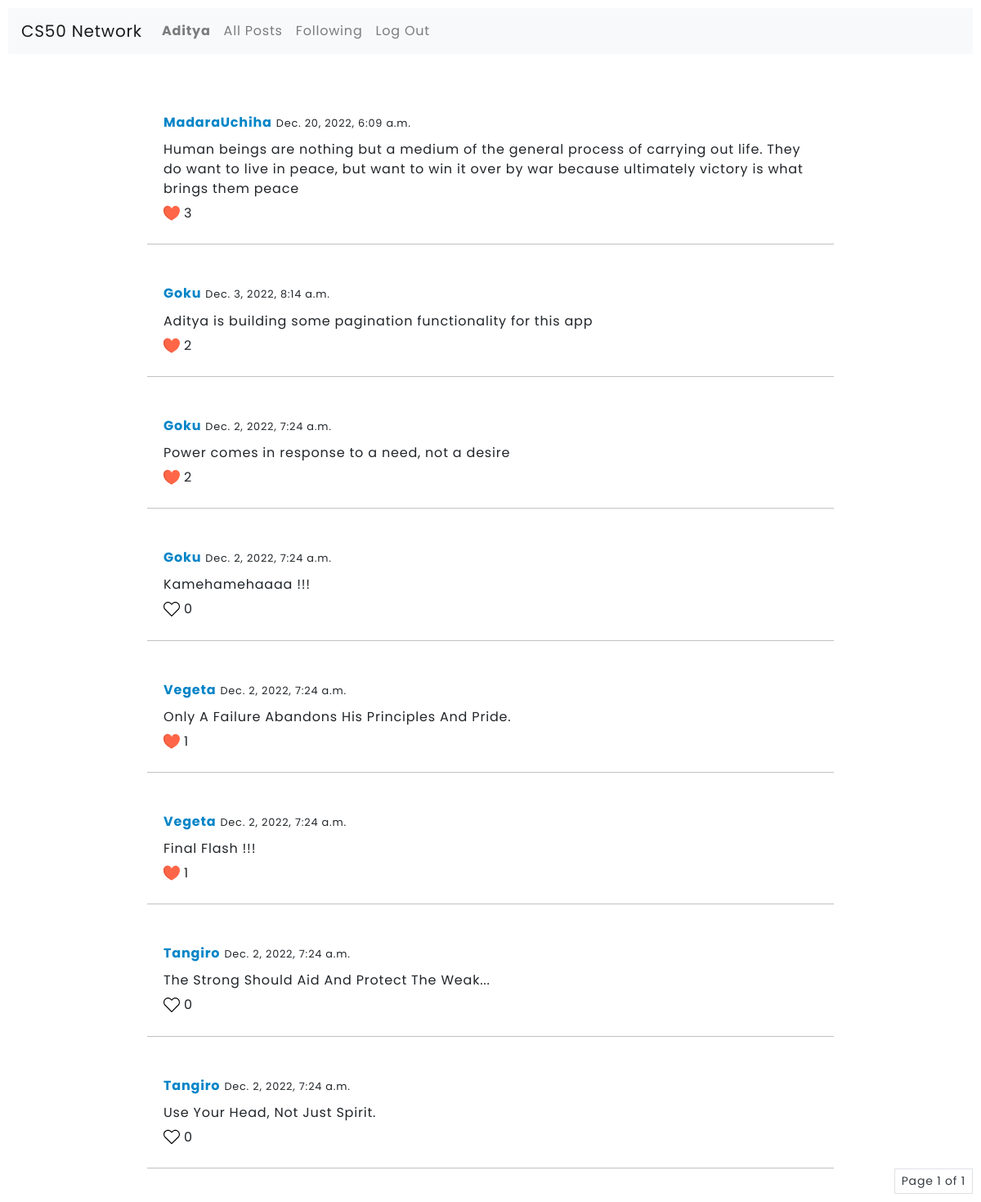
Page /following (signed in) on the committed database.
### network/models.py (models this page shows, shortened)
class User(AbstractUser):
    following = models.ManyToManyField('self', symmetrical=False, related_name="followed_by", blank=True)

class Post(models.Model):
    user = models.ForeignKey(User, on_delete=models.CASCADE)
    name = models.CharField(max_length=72)
    post = models.TextField()
    date_posted = models.DateTimeField(default=timezone.now())
    liked_by = models.ManyToManyField(User, related_name='liked_by', blank=True)
    class Meta:
        ordering = ['-date_posted']
    def likes(self):
        return self.liked_by.count()

### network/views.py (the view)
# urls.py: path("following", views.following, name='following'),
def following(request):
    posts = []
    for i in request.user.following.all():
        for j in i.post_set.all():
            posts.append(j)
    p = Paginator(posts, 10)
    page = request.GET.get('page')
    followers_posts = p.get_page(page)
    return render(request, "network/following.html", {
        "posts" : followers_posts
    })

### network/templates/network/following.html (shortened to what this page needs)
{% extends "network/layout.html" %}
{% load crispy_forms_tags %}
{% block body %}
<script src="https://cdn.tailwindcss.com"></script>
{% for i in posts %}
    <div id="all-posts" class="mx-auto">
        <div class="card-body">
            <h5 class="card-title"><a id="user"  href="{% url 'profile' i.name %}"><strong class="text-sky-600">{{i.user}}</strong></a>
            <small>{{i.date_posted  }}</small></h5>
            <p class="card-text">{{i.post}}</p>
            <div id="like_{{i.id}}" class="flex justify-start">
                {% if request.user not in i.liked_by.all %}
                <img onclick="like({{ i.id }})" class="justify-self-start" id="image_{{ i.id }}" src = "static/images/white.svg" width="20px" height="20px">
                {% else %}
                <img onclick="like({{ i.id }})" class="justify-self-start" id="image_{{ i.id }}" src = "static/images/red.svg" width="20px" height="20px">
                {% endif %}
                  <h6 id="count_{{ i.id }}" class="my-2"> {{ i.likes }}</h6>
            </div>
        </div>
        <hr class="hr">
    </div>
{% endfor %}
{% if posts %}
<nav aria-label="Page navigation example">
    <ul class="pagination pagination-sm justify-content-end">
        <li class="page-link text-dark"> Page {{ posts.number }} of {{ posts.paginator.num_pages }} </li>
    </ul>
  </nav>
{% endif %}
{% endblock %}

### network/templates/network/layout.html (shortened to what this page needs)
{% load static %}
<!DOCTYPE html>
<html lang="en">
    <head>
        <link rel="stylesheet" href="https://stackpath.bootstrapcdn.com/bootstrap/4.4.1/css/bootstrap.min.css">
        <link href="{% static 'network/styles.css' %}" rel="stylesheet">
    </head>
    <body>
        <nav id="navbar" class="navbar navbar-expand-lg navbar-light bg-light">
            <a class="navbar-brand" href="{% url 'index' %}">CS50 Network</a>
            <div>
              <ul class="navbar-nav mr-auto">
                {% if user.is_authenticated %}
                    <li class="nav-item">
                        <a class="nav-link" href="{% url 'profile' user.username %}"><strong>{{ user.username }}</strong></a>
                    </li>
                {% endif %}
                <li class="nav-item">
                  <a class="nav-link" id="all" href="{% url 'index' %}">All Posts</a>
                </li>
                {% if user.is_authenticated %}
                    <li class="nav-item">
                        <a class="nav-link" id="following" href="{% url 'following' %}">Following</a>
                    </li>
                    <li class="nav-item">
                        <a class="nav-link" href="{% url 'logout' %}">Log Out</a>
                    </li>
                {% endif %}
              </ul>
            </div>
          </nav>
        <br>
        <div class="body">
            {% block body %}
            {% endblock %}
        </div>
    </body>
</html>

### network/static/network/styles.css (style rules this page uses)
body { padding: 10px; font-family: 'Poppins', sans-serif; background-color: #ffffff; letter-spacing: 0.8px; }
#all-posts { position: relative; width: 55rem; margin-left: 12%; background-color: transparent; padding: 30px 20px 0px 20px; }
.hr { background-color: rgba(0, 0, 0, 0.151); }

### rows in the picture
User: username "Aditya"
Post: user "MadaraUchiha", date_posted "Dec. 20, 2022, 6:09 a.m.", post "Human beings are nothing but a medium of the general process of carrying out life. They do want to live in peace, but want to win it over by war because ultimately victory is what brings them peace", likes "3"
Post: user "Goku", date_posted "Dec. 3, 2022, 8:14 a.m.", post "Aditya is building some pagination functionality for this app", likes "2"
Post: user "Goku", date_posted "Dec. 2, 2022, 7:24 a.m.", post "Power comes in response to a need, not a desire", likes "2"
Post: user "Goku", date_posted "Dec. 2, 2022, 7:24 a.m.", post "Kamehamehaaaa !!!", likes "0"
Post: user "Vegeta", date_posted "Dec. 2, 2022, 7:24 a.m.", post "Only A Failure Abandons His Principles And Pride.", likes "1"
Post: user "Vegeta", date_posted "Dec. 2, 2022, 7:24 a.m.", post "Final Flash !!!", likes "1"
Post: user "Tangiro", date_posted "Dec. 2, 2022, 7:24 a.m.", post "The Strong Should Aid And Protect The Weak...", likes "0"
Post: user "Tangiro", date_posted "Dec. 2, 2022, 7:24 a.m.", post "Use Your Head, Not Just Spirit.", likes "0"

### other values in the picture
{{ posts.number }} "1"
{{ posts.paginator.num_pages }} "1"
